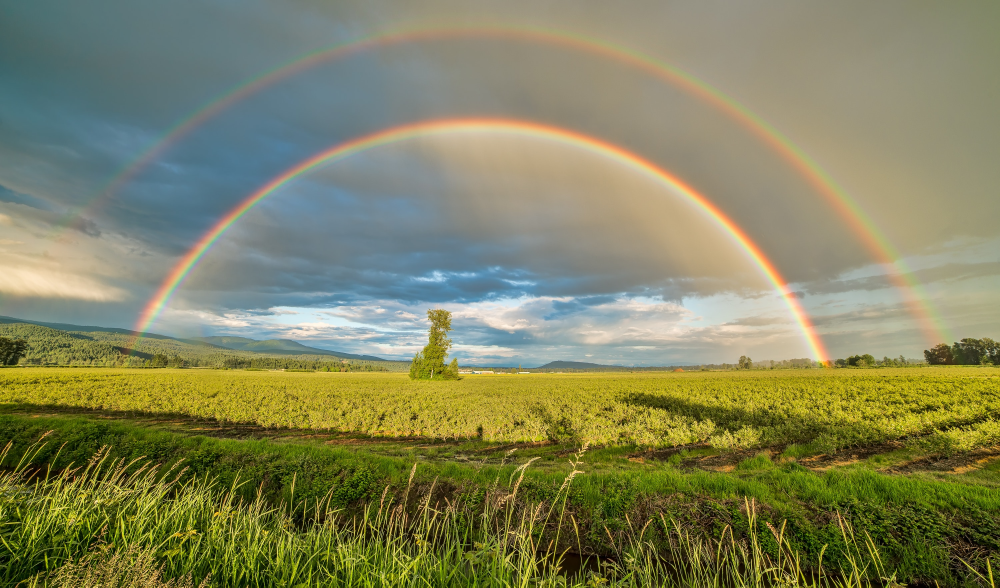
#> input picture Chapter_1/fig/my_images/pexels-james-wheeler-1542495.jpg, 3000 x 1762 px (shown at 1/3 size); its folder holds only this picture in this run; the run also reads 1 picture not shown here
$ jupyter execute --allow-errors Ch_2_review_20221019.ipynb
#> lines starting #> are read from the running program, lines starting #| are printed output that depends on the picture; after the words box and inside, x2 and y2 are one past the last pixel; in counts of white or black regions, pixels touching at a corner belong together
[cell 1]
import cv2
import numpy as np
import sys

[cell 2]
img = cv2.imread('./fig/puppy.bmp', cv2.IMREAD_COLOR)
# img_resize = cv2.resize(img, (800, 600), interpolation = cv2.INTER_LINEAR)

#> (the rest of this cell did not finish here and is left out)

[cell 3]
import os

[cell 4]
img_list = os.listdir('../Chapter_1/fig/my_images/')
img_list

[cell 5]
img_files = []

for i in img_list :
    img_file = '../Chapter_1/fig/my_images/' + i
    img_files.append(img_file)

img_files

[cell 6]
cv2.namedWindow('scene', cv2.WINDOW_NORMAL)
# cv2.setWindowProperty('scene', cv2.WND_PROP_FULLSCREEN, cv2.WINDOW_FULLSCREEN)

idx = 0

while True :
    img = cv2.imread(img_files[idx])
#> img is the input picture: shape (1762, 3000, 3); mean B, G, R 93.8, 131.4, 129.8

    if img is None :
        print('Image read failed')
        break

    cv2.imshow('scene', img)

    key = cv2.waitKey(3000)
#> (key q is pressed here)

    if key == 27 or key == ord('q') :
        break

    idx += 1
    if idx >= len(img_files) :
        idx = 0

cv2.destroyAllWindows()
cv2.waitKey(1)

[cell 7]
img1 = np.zeros((600, 400, 3), np.uint8) # 가로 가 길다. np -> 가로 먼저 / cv -> 세로가 먼저
img2 = np.ones((600, 400, 3), np.uint8) * 255
img3 = np.full((600, 400, 3), (255, 0, 0), np.uint8)

cv2.imshow('img1', img1)
cv2.imshow('img2', img2)
cv2.imshow('img3', img3)
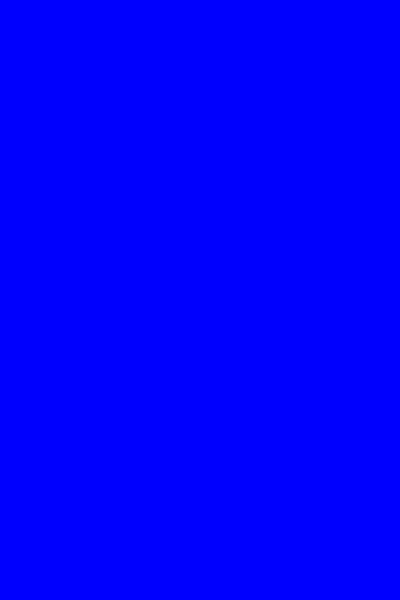
#> window 'img3': shape (600, 400, 3); mean B, G, R 255, 0, 0

cv2.waitKey()
cv2.destroyAllWindows()
cv2.waitKey(1)

[cell 8]
src = cv2.imread('./fig/airplane.bmp')
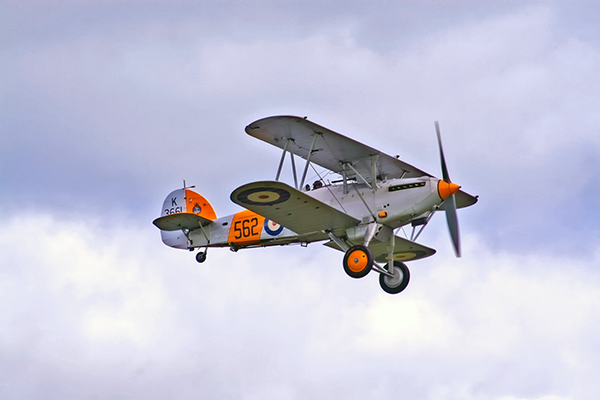
#> input picture Chapter_2/fig/airplane.bmp, 600 x 400 px
#> src is the input picture: shape (400, 600, 3); mean B, G, R 217.1, 197.6, 196.8
mask = cv2.imread('./fig/mask_plane.bmp', 0) # 0은 흑백으로 열겠다
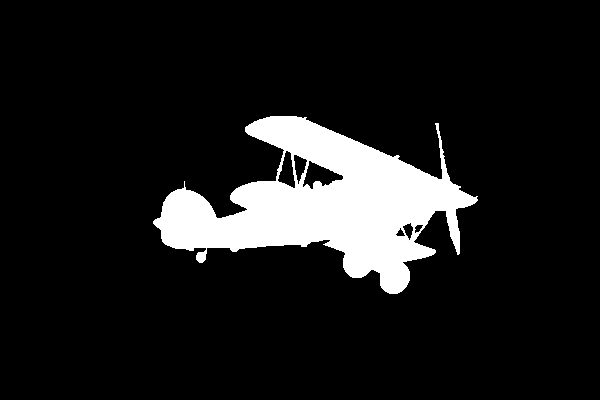
#> input picture Chapter_2/fig/mask_plane.bmp, 600 x 400 px
#> mask: shape (400, 600); 10.8% white; 1 white region, box (x1, y1, x2, y2) and area: (153, 116, 478, 294) 25896
dst = cv2.imread('./fig/field.bmp')
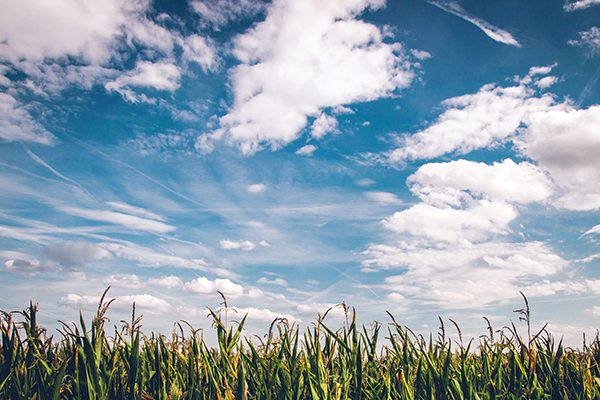
#> input picture Chapter_2/fig/field.bmp, 600 x 400 px
#> dst is the input picture: shape (400, 600, 3); mean B, G, R 173.2, 160.3, 141.8

# 방법 1
# cv2.copyTo(src, mask, dst)

# 방법 2
dst[mask > 0] = src[mask > 0]
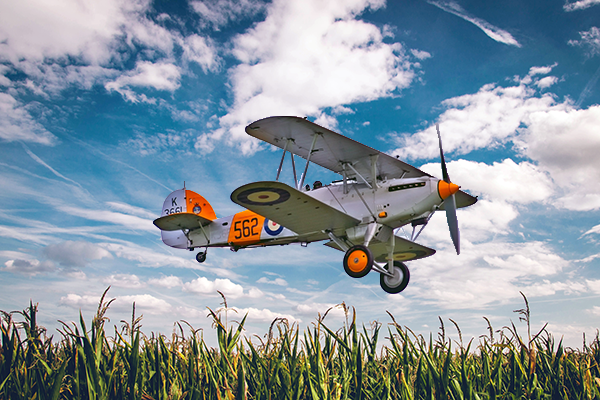
#> dst: shape (400, 600, 3); 10.79% of pixels changed, all inside (x1, y1, x2, y2) = (153, 116, 478, 294)

# 방법 2를 이용한 빨간색 비행기 그리기
# dst[mask > 0] = (255, 0, 0)

cv2.imshow('src', src)
cv2.imshow('mask', mask)
cv2.imshow('dst', dst)

cv2.waitKey()
cv2.destroyAllWindows()
cv2.waitKey(1)

[cell 9]
img1 = cv2.imread('./fig/cow.png')
img2 = cv2.imread('./fig/green.png')

# 1. gray 로 변환
#> (the rest of this cell did not finish here and is left out)

## alpha 채널 영상 사용 방법

[cell 10]
src = cv2.imread('./fig/puppy.bmp')
# alpha 채널 영상은 마지막에 mask 영상이 존재한다!!
alpha_image = cv2.imread('./fig/imgbin_sunglasses_1.png', cv2.IMREAD_UNCHANGED)

print(alpha_image.shape)
#| (480, 960, 4)

alpha_image = cv2.resize(alpha_image, (300, 150), interpolation = cv2.INTER_AREA)
#> alpha_image: shape (150, 300, 4)

h, w = alpha_image.shape[:2]
#> h = 150; w = 300
#> (the rest of this cell did not finish here and is left out)

[cell 11]
src = cv2.imread('./fig/puppy2.png')

alpha_image = cv2.imread('./fig/imgbin_hat.png', cv2.IMREAD_UNCHANGED)

#> (the rest of this cell did not finish here and is left out)

[cell 12]
img = np.ones((600, 1200, 3), np.uint8) * 255

cv2.line(img, (100,30), (350,30), (0, 0, 255), 8, cv2.LINE_4)
cv2.line(img, (350,30), (250,300), (0, 0, 255), 10, cv2.LINE_AA)

cv2.arrowedLine(img, (450, 30), (450, 300), (255, 0 , 0), 10, cv2.LINE_4)

cv2.rectangle(img, (100, 400), (450, 500), (0, 0 , 255), 5, cv2.LINE_4)
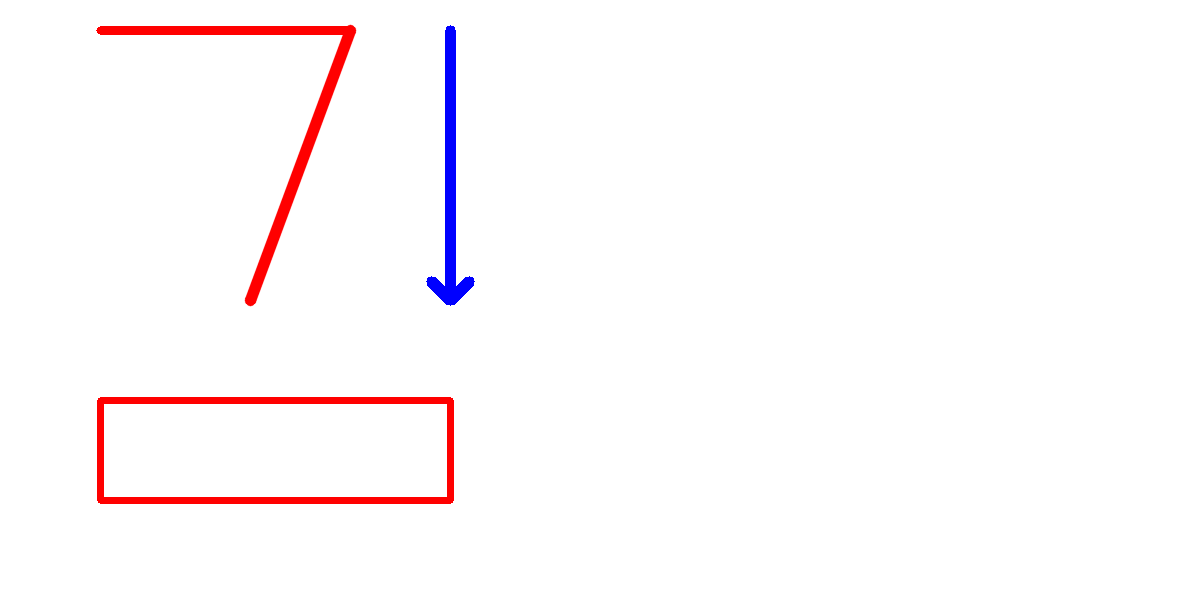
#> img: shape (600, 1200, 3); mean B, G, R 250.8, 249.5, 253.7
cv2.rectangle(img, (120, 420), (430, 480), (0, 255 , 0), -1, cv2.LINE_4)
# cv2.rectangle(img, (120, 420, 310, 60), (0, 255 , 0), -1, cv2.LINE_4)

cv2.circle(img, (800, 200), 100 , (0, 0, 255), -1, cv2.LINE_AA)

cv2.ellipse(img, (800, 200), (50, 200), 20, 0, 270, (255, 0, 255), 5, cv2.LINE_AA)

cv2.putText(img, 'Hello opencv!', (900, 400), cv2.FONT_HERSHEY_COMPLEX, 2, (123, 222, 44), 2, cv2.LINE_AA)
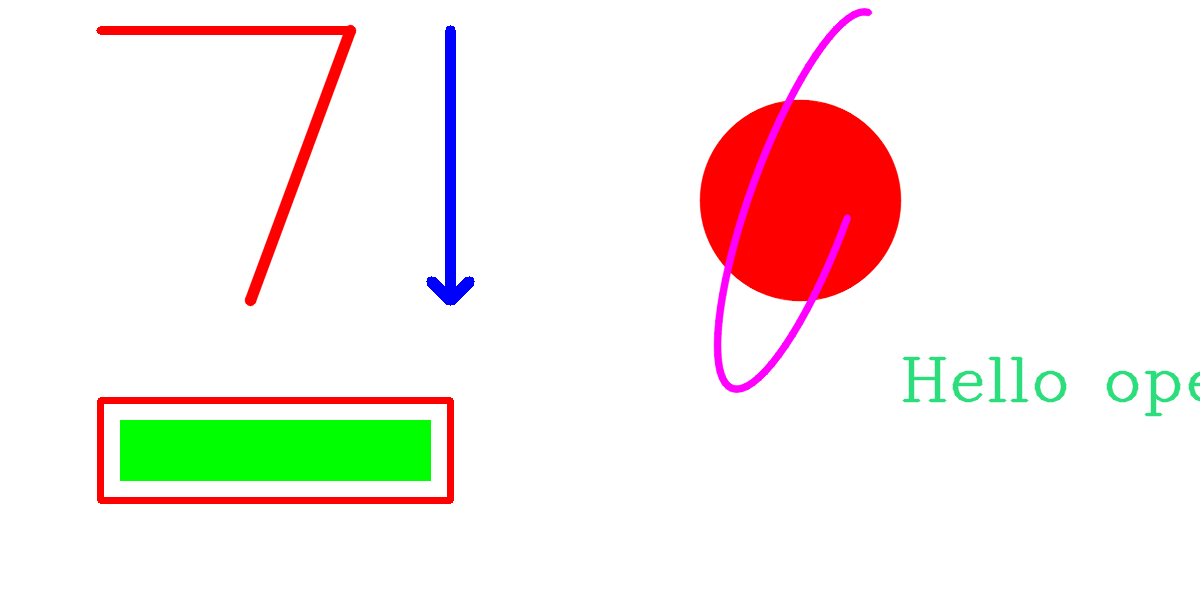
#> img: shape (600, 1200, 3); mean B, G, R 232.9, 237.1, 246

cv2.imshow('image', img)

cv2.waitKey()
cv2.destroyAllWindows()
cv2.waitKey(1)

## 인삼 글자 만들어 보기

[cell 13]
img = np.ones((600, 1200, 3), np.uint8) * 255

## 인

cv2.circle(img, (150, 100), 50 , (0, 0, 0), 2, cv2.LINE_AA)
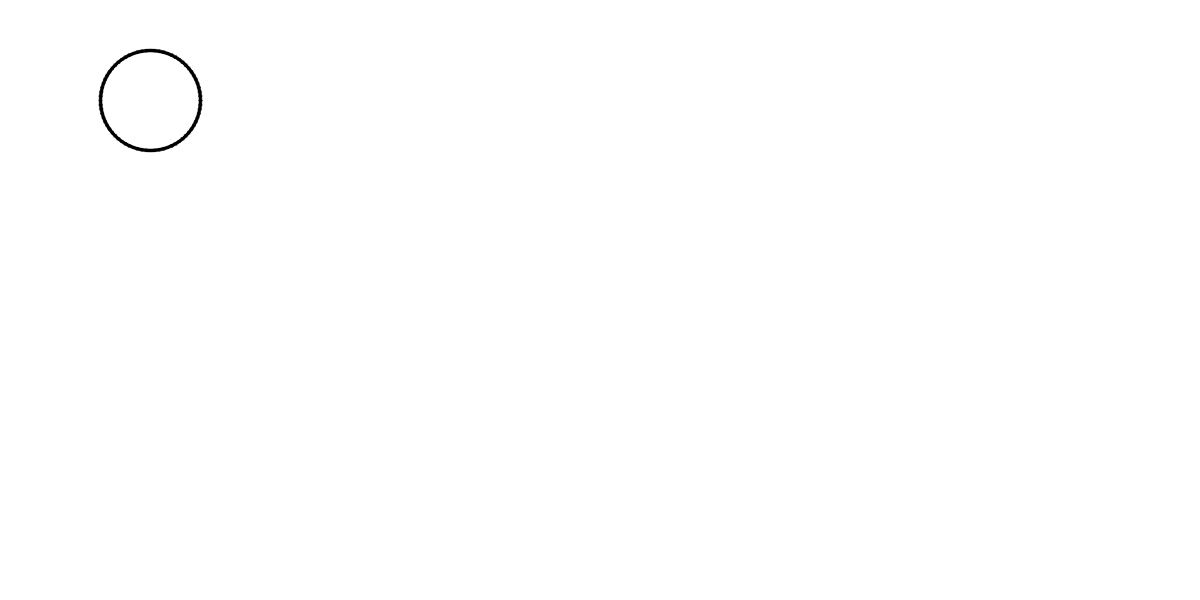
#> img: shape (600, 1200, 3); min 0, max 255, mean 254.6
cv2.line(img, (230, 30), (230, 200), (0, 0, 0), 2, cv2.LINE_AA)

cv2.line(img, (130, 180), (130, 250), (0, 0, 0), 2, cv2.LINE_AA)
cv2.line(img, (130, 250), (230, 250), (0, 0, 0), 2, cv2.LINE_AA)

## 삼

cv2.line(img, (350, 30), (280, 150), (0, 0, 0), 2, cv2.LINE_AA)
cv2.line(img, (315, 90), (350, 150), (0, 0, 0), 2, cv2.LINE_AA)
#> img: shape (600, 1200, 3); min 0, max 255, mean 253.9

cv2.line(img, (400, 30), (400, 150), (0, 0, 0), 2, cv2.LINE_AA)
cv2.line(img, (400, 75), (450, 75), (0, 0, 0), 2, cv2.LINE_AA)
#> img: shape (600, 1200, 3); min 0, max 255, mean 253.7

cv2.rectangle(img, (300, 200), (430, 270), (0, 0 , 0), 2, cv2.LINE_4)

## 한글 쓰기
cv2.putText(img, '인삼!', (150, 500), cv2.FONT_HERSHEY_COMPLEX, 2, (123, 222, 44), 2, cv2.LINE_AA)
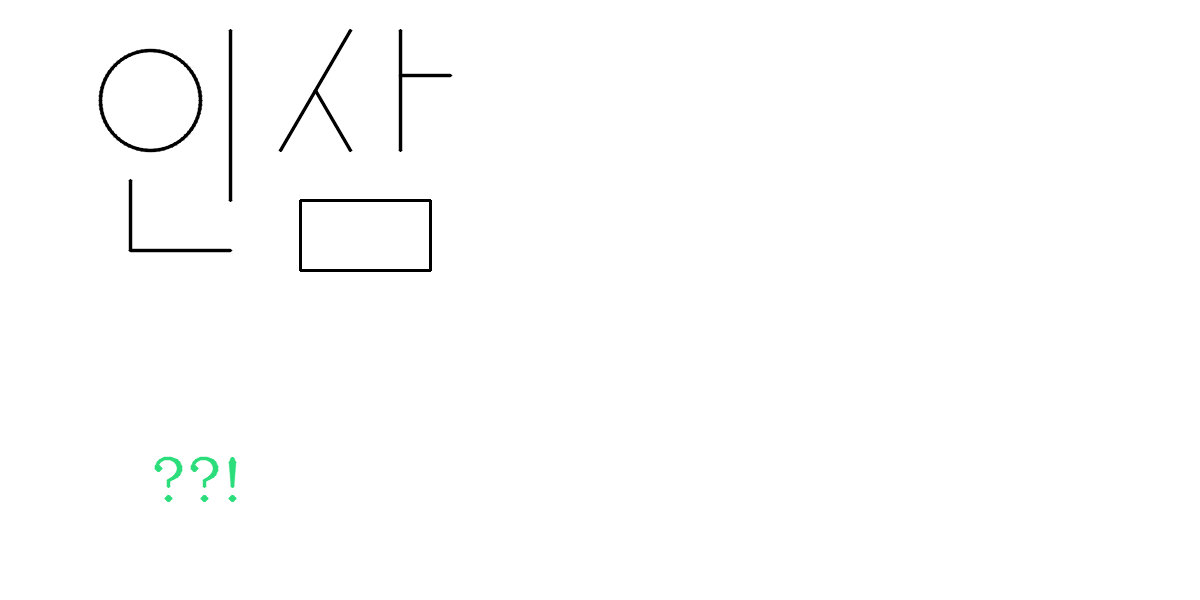
#> img: shape (600, 1200, 3); mean B, G, R 253.2, 253.3, 253.1

cv2.imshow('image', img)

cv2.waitKey()
cv2.destroyAllWindows()
cv2.waitKey(1)
